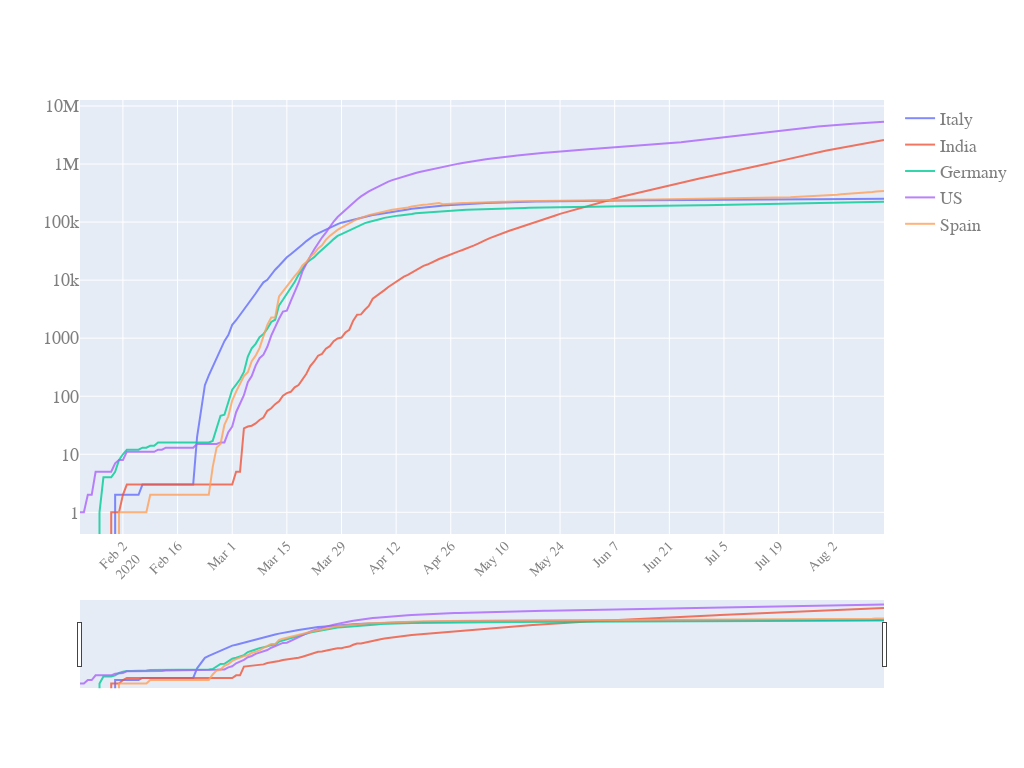

Notebook code cell kept with this figure:
### Code cell
quick_plot(df_analyse.date,
           df_analyse.iloc[:,1:],
           y_scale='log',
           slider=True)

### Figure 1 — Plotly figure (JSON) as saved in the notebook; plotly's stock layout.template omitted (floating-point values rounded to 4 significant figures; data arrays with more than 128 entries replaced by an {"elided": "..."} marker saying what was removed)
{"data": [{"name": "Italy", "opacity": 0.8, "type": "scatter", "x": {"elided": "207 str values"}, "y": {"elided": "207 int values"}}, {"name": "India", "opacity": 0.8, "type": "scatter", "x": {"elided": "207 str values"}, "y": {"elided": "207 int values"}}, {"name": "Germany", "opacity": 0.8, "type": "scatter", "x": {"elided": "207 str values"}, "y": {"elided": "207 int values"}}, {"name": "US", "opacity": 0.8, "type": "scatter", "x": {"elided": "207 str values"}, "y": {"elided": "207 int values"}}, {"name": "Spain", "opacity": 0.8, "type": "scatter", "x": {"elided": "207 str values"}, "y": {"elided": "207 int values"}}], "layout": {"autosize": true, "font": {"color": "#7f7f7f", "family": "PT Sans, monospace", "size": 18}, "height": 768, "width": 1024, "xaxis": {"nticks": 20, "rangeslider": {"visible": true}, "tickangle": -45, "tickfont": {"color": "#7f7f7f", "size": 14}}, "yaxis": {"type": "log"}}}
